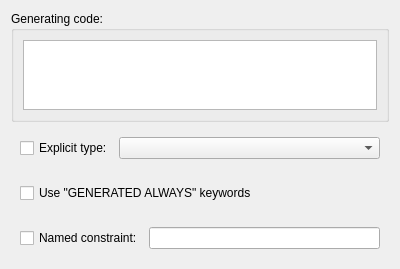
<?xml version="1.0" encoding="UTF-8"?>
<ui version="4.0">
 <class>ColumnGeneratedPanel</class>
 <widget class="QWidget" name="ColumnGeneratedPanel">
  <property name="geometry">
   <rect>
    <x>0</x>
    <y>0</y>
    <width>400</width>
    <height>263</height>
   </rect>
  </property>
  <property name="windowTitle">
   <string notr="true">Form</string>
  </property>
  <layout class="QVBoxLayout" name="verticalLayout">
   <item>
    <widget class="QGroupBox" name="exprGroup">
     <property name="title">
      <string>Generating code:</string>
     </property>
     <layout class="QVBoxLayout" name="verticalLayout_2">
      <item>
       <widget class="SqlEditor" name="exprEdit"/>
      </item>
     </layout>
    </widget>
   </item>
   <item>
    <widget class="QWidget" name="typeWidget" native="true">
     <layout class="QHBoxLayout" name="horizontalLayout">
      <item>
       <widget class="QCheckBox" name="typeCheck">
        <property name="text">
         <string>Explicit type:</string>
        </property>
       </widget>
      </item>
      <item>
       <widget class="QComboBox" name="typeCombo">
        <property name="sizePolicy">
         <sizepolicy hsizetype="Expanding" vsizetype="Fixed">
          <horstretch>0</horstretch>
          <verstretch>0</verstretch>
         </sizepolicy>
        </property>
       </widget>
      </item>
     </layout>
    </widget>
   </item>
   <item>
    <widget class="QWidget" name="generatedKwWidget" native="true">
     <layout class="QHBoxLayout" name="horizontalLayout_3">
      <item>
       <widget class="QCheckBox" name="generatedKwCheck">
        <property name="text">
         <string>Use &quot;GENERATED ALWAYS&quot; keywords</string>
        </property>
       </widget>
      </item>
     </layout>
    </widget>
   </item>
   <item>
    <widget class="QWidget" name="namedWidget" native="true">
     <layout class="QHBoxLayout" name="horizontalLayout_2">
      <item>
       <widget class="QCheckBox" name="namedCheck">
        <property name="text">
         <string>Named constraint:</string>
        </property>
       </widget>
      </item>
      <item>
       <widget class="QLineEdit" name="namedEdit"/>
      </item>
     </layout>
    </widget>
   </item>
  </layout>
 </widget>
 <customwidgets>
  <customwidget>
   <class>SqlEditor</class>
   <extends>QPlainTextEdit</extends>
   <header>sqleditor.h</header>
  </customwidget>
 </customwidgets>
 <resources/>
 <connections/>
</ui>
